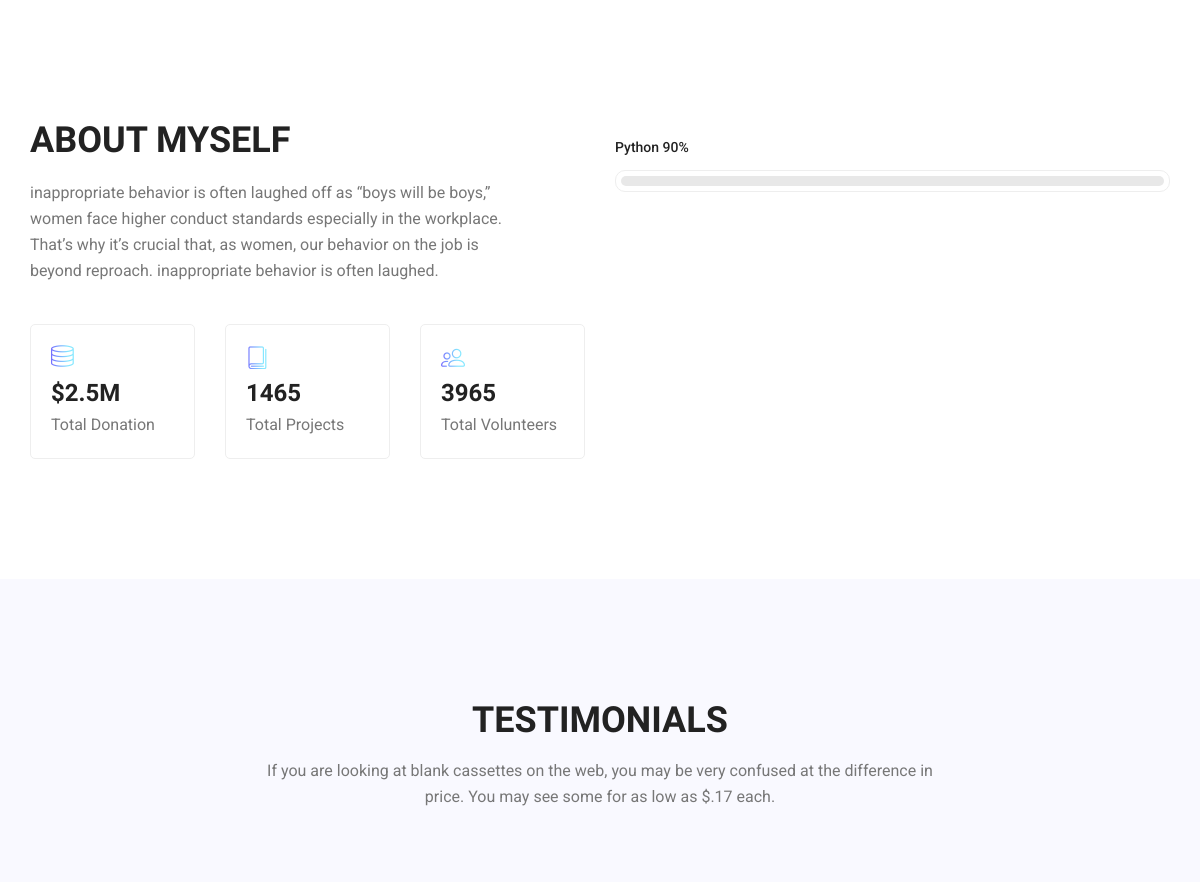
Before: /about (middle part) with the older database file.
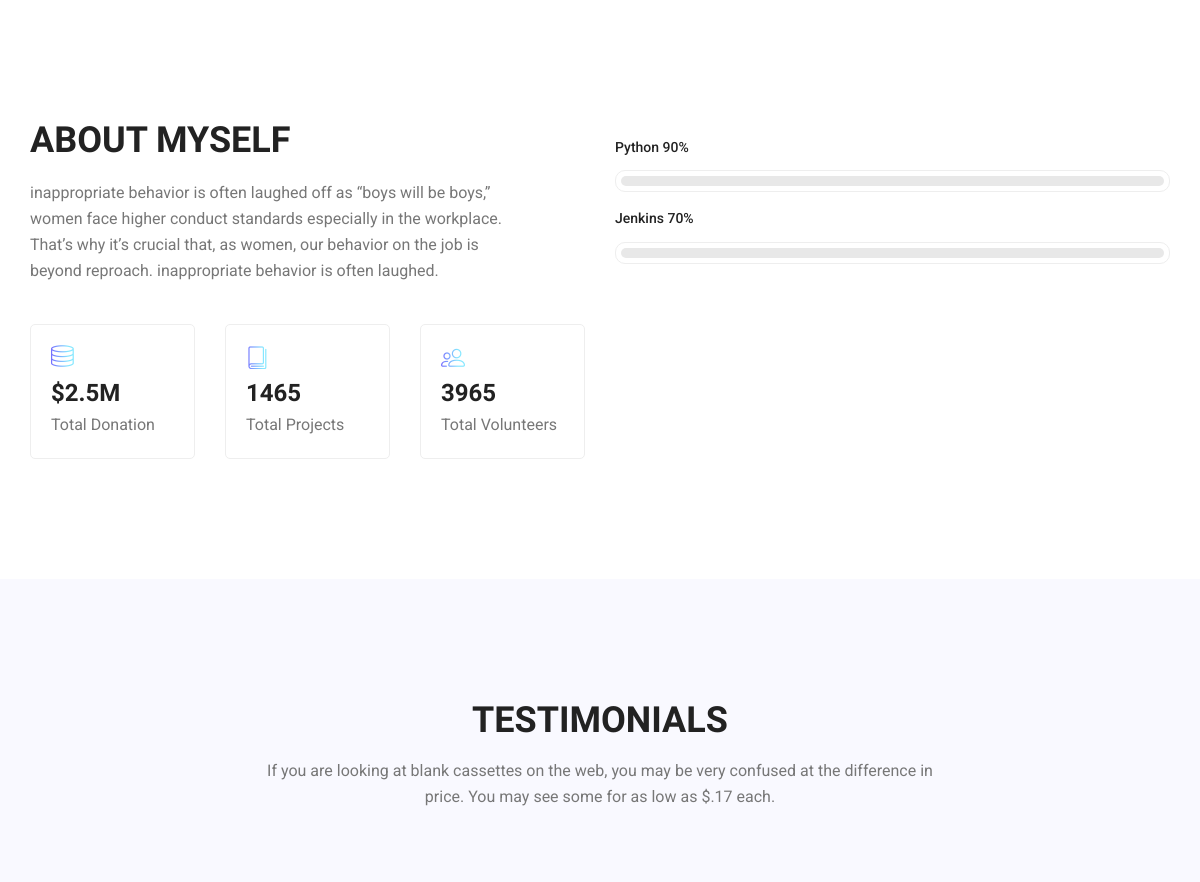
After: the same page with the newer database file.
### core/models.py (models this page shows, shortened)
class AbstractModel(models.Model):
    updated_date=models.DateTimeField(
        blank=True,
        auto_now=True,
        verbose_name='update_date',
    )
    created_date=models.DateTimeField(
        blank=True,
        auto_now_add=True,
        verbose_name='created_date'
    )
    class Meta:
        abstract = True

class Skill(AbstractModel):
    order = models.IntegerField(
        default=0,
        verbose_name='Order',
    )
    name = models.CharField(
        default='',
        max_length=254,
        blank=True,
        verbose_name='name',
    )
    percentage= models.IntegerField(
        default=50,
        verbose_name='Percentage',
        validators=[MinValueValidator(0), MaxValueValidator(100)],
    )
    class Meta:
        verbose_name = "Skill"
        verbose_name_plural = "Skill"
        ordering = ('order',)

### core/views.py (the view)
# urls.py: path('about',about,name='about'),
def about(request):
    site_title = General_Settings.objects.get(name='site_title').parameter
    site_keywords = General_Settings.objects.get(name='site_keywords').parameter
    site_description = General_Settings.objects.get(name='site_description').parameter
    home_banner_name = General_Settings.objects.get(name='home_banner_name').parameter
    home_banner_title = General_Settings.objects.get(name='home_banner_title').parameter
    home_banner_description = General_Settings.objects.get(name= 'home_banner_description').parameter
    about_myself_welcome = General_Settings.objects.get(name='about_myself_welcome').parameter
    about_myself_footer = General_Settings.objects.get(name='about_myself_footer').parameter
    profile_photo = ImageSettings.objects.get(name='profile_photo').file
    skills = Skill.objects.all().order_by('order')
    context = {
        'site_title': site_title,
        'site_keywords':site_keywords,
        'site_description': site_description,
        'home_banner_name':home_banner_name,
        'home_banner_title':home_banner_title,
        'home_banner_description':home_banner_description,
        'about_myself_welcome': about_myself_welcome,
        'about_myself_footer':about_myself_footer,
        'profile_photo':profile_photo,
        'skills': skills,
    }
    return render(request,'about.html',context=context)

### templates/about.html (shortened to what this page needs)
{% extends 'layout.html'%}
{% load static %}
		{% block content %}
        <section class="welcome_area p_120">
        	<div class="container">
        		<div class="row welcome_inner">
        			<div class="col-lg-6">
        				<div class="welcome_text">
        					<h4>About Myself</h4>
        					<p>inappropriate behavior is often laughed off as “boys will be boys,” women face higher conduct standards especially in the workplace. That’s why it’s crucial that, as women, our behavior on the job is beyond reproach. inappropriate behavior is often laughed.</p>
        					<div class="row">
        						<div class="col-md-4">
        							<div class="wel_item">
        								<i class="lnr lnr-database"></i>
        								<h4>$2.5M</h4>
        								<p>Total Donation</p>
        							</div>
        						</div>
        						<div class="col-md-4">
        							<div class="wel_item">
        								<i class="lnr lnr-book"></i>
        								<h4>1465</h4>
        								<p>Total Projects</p>
        							</div>
        						</div>
        						<div class="col-md-4">
        							<div class="wel_item">
        								<i class="lnr lnr-users"></i>
        								<h4>3965</h4>
        								<p>Total Volunteers</p>
        							</div>
        						</div>
        					</div>
        				</div>
        			</div>
        			<div class="col-lg-6">
        				<div class="tools_expert">
        					<div class="skill_main">
								{% for skill in skills %}
								<div class="skill_item">
									<h4>{{ skill.name }} <span class="counter">{{ skill.percentage }}</span>%</h4>
									<div class="progress_br">
										<div class="progress">
										</div>
									</div>
								</div>
								{% endfor %}
								</div>
							</div>
        				</div>
        			</div>
        		</div>
        </section>
        <section class="testimonials_area p_120">
        	<div class="container">
        		<div class="main_title">
        			<h2>Testimonials</h2>
        			<p>If you are looking at blank cassettes on the web, you may be very confused at the difference in price. You may see some for as low as $.17 each.</p>
        		</div>
        	</div>
        </section>
{% endblock %}

Changed rows visible on the page:
added Skill: name "Jenkins", percentage "70"
